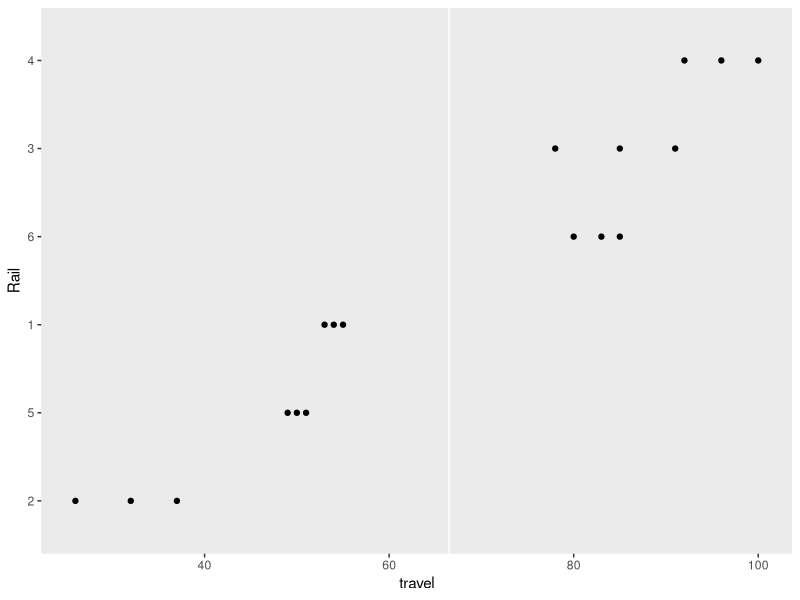
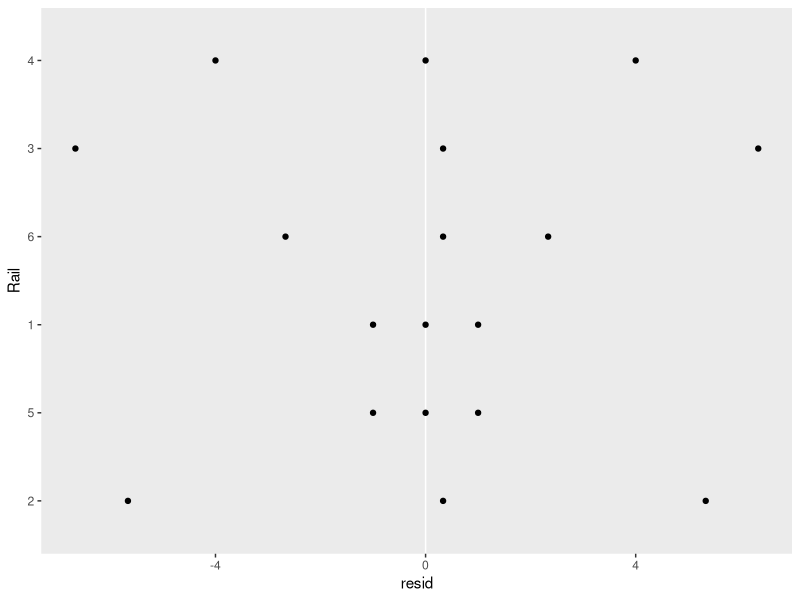
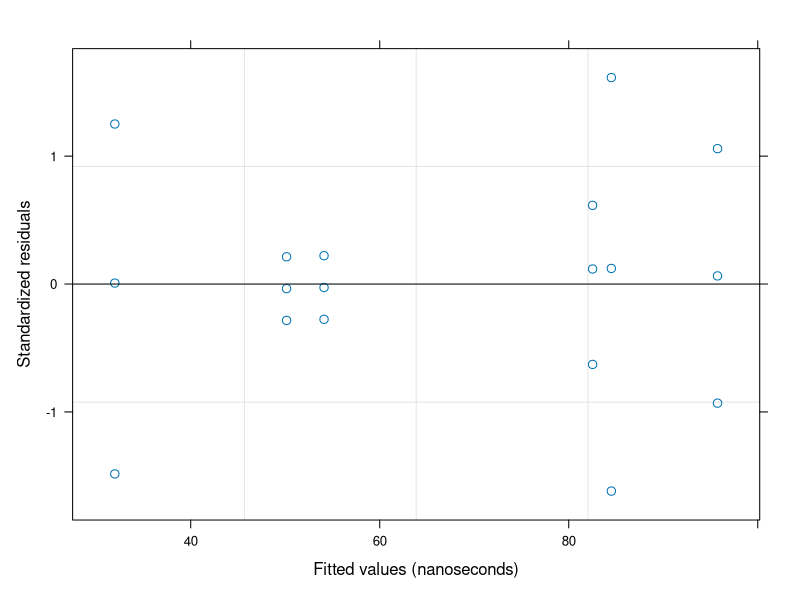
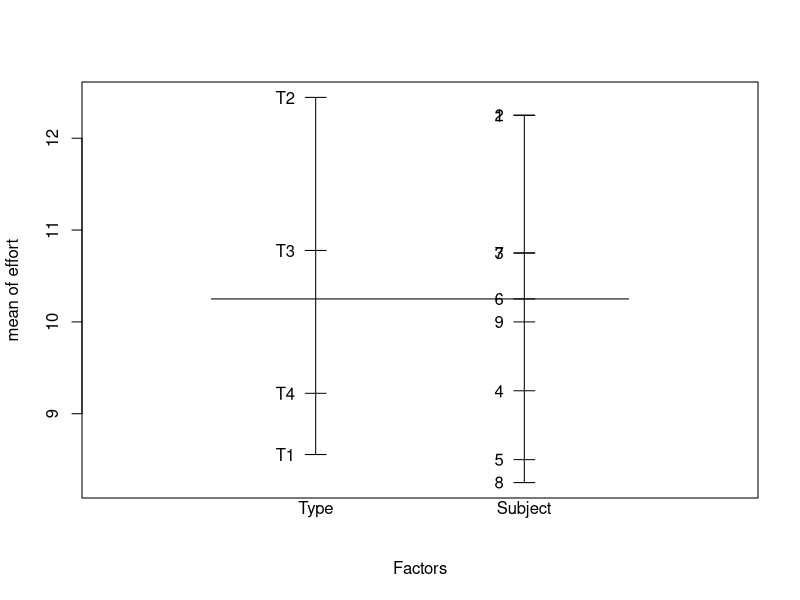
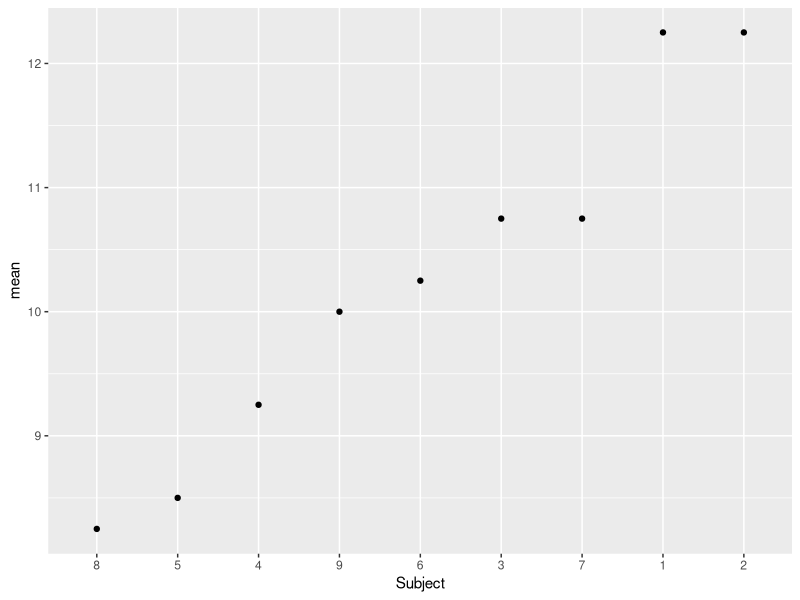
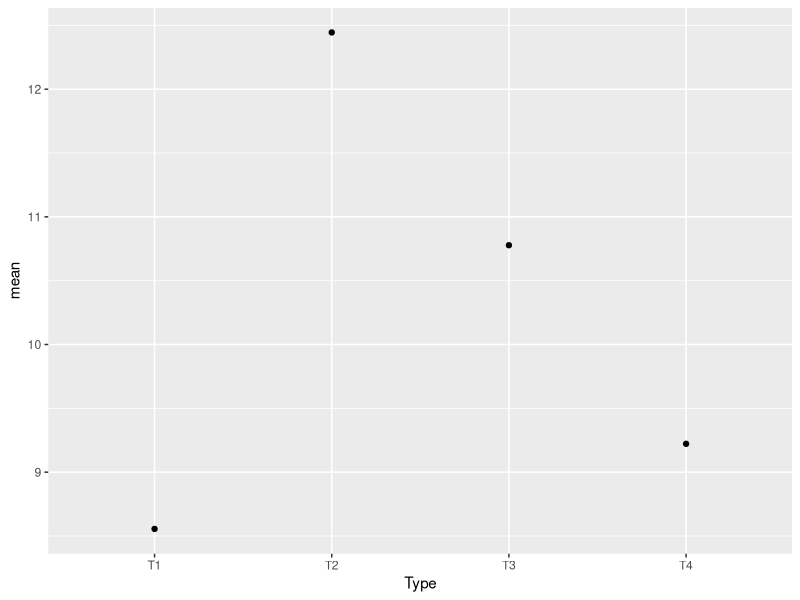
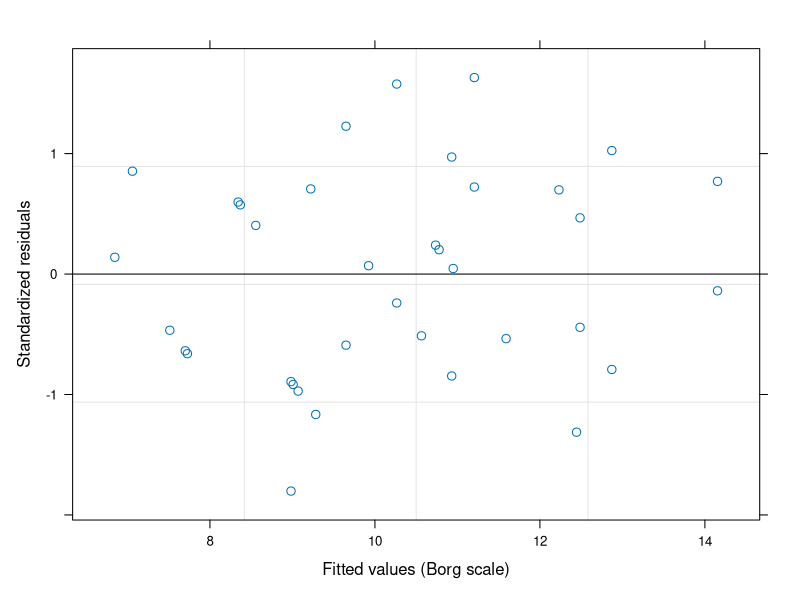
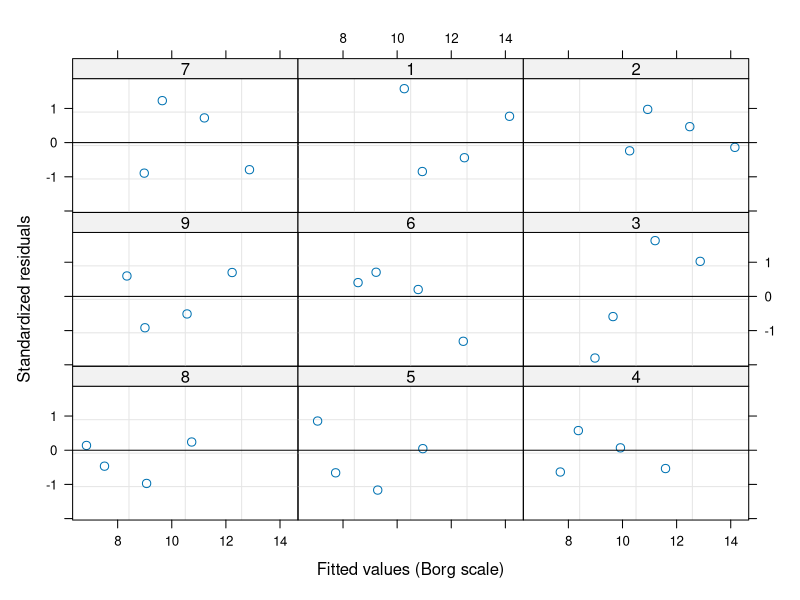

Generate these figures, in order, with R:
## ---- chunk 1
options(paged.print = FALSE)
## ---- chunk 2
library(tidyverse)
library(nlme)
## ---- chunk 3
Rail
## ---- chunk 4
fm1Rail.lm <- lm(travel ~ 1, data = Rail)
summary(fm1Rail.lm)
## ---- chunk 5
coef(fm1Rail.lm)
## ---- chunk 6
Rail %>%
  ggplot(aes(travel, Rail)) +
  geom_point() +
  geom_vline(xintercept = coef(fm1Rail.lm), color = "white") +
  theme(panel.grid = element_blank())
## ---- chunk 7
fm2Rail.lm <- lm(travel ~ Rail - 1, data = Rail)
summary(fm2Rail.lm)
## ---- chunk 8
Rail %>%
  bind_cols(resid = resid(fm2Rail.lm)) %>%
  ggplot(aes(resid, Rail)) +
  geom_vline(xintercept = 0, color = "white") +
  geom_point() +
  theme(panel.grid = element_blank())
## ---- chunk 9
fm1Rail.lme <- lme(travel ~ 1, data = Rail, random = ~ 1 | Rail)
summary(fm1Rail.lme)
## ---- chunk 10
fm1Rail.lmeML <- lme(travel ~ 1, data = Rail, random = ~ 1 | Rail, method = "ML")
summary(fm1Rail.lmeML)
## ---- chunk 11
plot(fm1Rail.lme)
## ---- chunk 12
fm1Rail.lme$sigma
fm1Rail.lmeML$sigma
## ---- chunk 13
intervals(fm1Rail.lme)
## ---- chunk 14
anova(fm1Rail.lme)
## ---- chunk 15
AIC(fm1Rail.lm, fm2Rail.lm, fm1Rail.lme, fm1Rail.lmeML)
## ---- chunk 16
ergoStool
## ---- chunk 17
plot.design(ergoStool)
## ---- chunk 18
ergoStool %>%
  group_by(Subject) %>%
  summarize(mean = mean(effort)) %>%
  arrange(desc(mean)) %>%
  ggplot(aes(Subject, mean)) +
  geom_point()
## ---- chunk 19
ergoStool %>%
  group_by(Type) %>%
  summarize(mean = mean(effort)) %>%
  arrange(desc(mean)) %>%
  ggplot(aes(Type, mean)) +
  geom_point()
## ---- chunk 20
contrasts(ergoStool$Type)
## ---- chunk 21
fm2Stool <- lme(effort ~ Type, data = ergoStool, random = ~ 1 | Subject)
summary(fm2Stool)
## ---- chunk 22
anova(fm2Stool)
## ---- chunk 23
fm3Stool <- lme(effort ~ Type - 1, data = ergoStool, random = ~ 1 | Subject)
summary(fm3Stool)
## ---- chunk 24
anova(fm3Stool)
## ---- chunk 25
plot(fm2Stool)
## ---- chunk 26
intervals(fm2Stool)
## ---- chunk 27
plot(fm2Stool, form = resid(., type = "p") ~ fitted(.) | Subject, abline = 0)
## ---- chunk 28
head(Machines)
## ---- chunk 29
with(Machines, interaction.plot(Machine, Worker, score, las = 1))
## ---- chunk 30
Machines %>%
  group_by(Worker, Machine) %>%
  summarize(mean = mean(score), .groups = "drop") %>%
  ggplot(aes(Machine, mean, group = Worker)) +
  geom_line(aes(color = Worker)) +
  geom_point()
## ---- chunk 31
fm1Machine <- lme(
  score ~ Machine,
  data = Machines, random = ~ 1 | Worker
)
(fm1Machine)
## ---- chunk 32
fixef(fm1Machine)
## ---- chunk 33
52.3555
52.3555 + 7.966667
52.3555 + 13.9166
## ---- chunk 34

59.65 - 3.9833
59.65 - 3.3111
59.65
## ---- chunk 35
fm2Machine <- lme(
  score ~ Machine,
  data = Machines,
  random = ~ 1 | Worker / Machine
)
fm2Machine
## ---- chunk 36
anova(fm1Machine, fm2Machine)
## ---- chunk 37
AIC(fm1Machine, fm2Machine)
## ---- chunk 38
cbind(Machines, f1 = fitted(fm1Machine), f2 = fitted(fm2Machine)) %>%
  ggplot(aes(Machine)) +
  geom_line(aes(y = f1, group = Worker, color = "red", alpha = 1 / 2)) +
  geom_line(aes(y = f2, group = Worker, color = "blue", alpha = 1 / 2)) +
  geom_point(aes(y = f1), color = "red", alpha = 1 / 2) +
  geom_point(aes(y = f2), color = "blue", alpha = 1 / 2) +
  geom_point(aes(y = score), alpha = 1 / 2) +
  facet_wrap(~Worker)
## ---- chunk 39
MachinesUnbal <- Machines[-c(2, 3, 6, 8, 9, 12, 19, 20, 27, 33), ]
table(MachinesUnbal$Machine, MachinesUnbal$Worker)
## ---- chunk 40
fm1MachinesU <- lme(
  score ~ Machine,
  data = MachinesUnbal,
  random = ~ 1 | Worker / Machine
)
fm1MachinesU
## ---- chunk 41
intervals(fm1MachinesU)
## ---- chunk 42
fm4Stool <- lme(effort ~ Type, ergoStool, ~ 1 | Subject / Type)
intervals(fm4Stool)
## ---- chunk 43
fm2Stool$sigma^2
## ---- chunk 44
(fm4Stool$sigma)^2 + 0.9995316^2
## ---- chunk 45
fm3Machine <- lme(
  score ~ Machine,
  data = Machines, random = ~ Machine - 1 | Worker
)
summary(fm3Machine)
## ---- chunk 46
anova(fm1Machine, fm2Machine, fm3Machine)
## ---- chunk 47
head(Orthodont)
## ---- chunk 48
OrthoFem <- Orthodont[Orthodont$Sex == "Female", ]
OrthoFem
## ---- chunk 49
fm1OrthF.lis <- lmList(distance ~ age, data = OrthoFem)
coef(fm1OrthF.lis)
## ---- chunk 50
plot(intervals(fm1OrthF.lis))
## ---- chunk 51
fm2OrthF.lis <- lmList(distance ~ I(age - 11), data = OrthoFem)
plot(intervals(fm2OrthF.lis))
## ---- chunk 52
fm1OrthF <- lme(
  distance ~ age,
  data = OrthoFem, random = ~ 1 | Subject
)
summary(fm1OrthF)
fm1OrthF$sigma
## ---- chunk 53
fm1OrthFM <- update(fm1OrthF, method = "ML")
summary(fm1OrthFM)
fm1OrthFM$sigma
## ---- chunk 54
fm2OrthF <- lme(
  distance ~ age,
  data = OrthoFem, random = ~ age | Subject
)
summary(fm2OrthF)
fm2OrthF$sigma
## ---- chunk 55
anova(fm1OrthF, fm2OrthF)
## ---- chunk 56
random.effects(fm1OrthF)
## ---- chunk 57
coef(fm1OrthF)
## ---- chunk 58
plot(compareFits(coef(fm1OrthF), coef(fm1OrthFM)))
## ---- chunk 59
plot(compareFits(coef(fm2OrthF), coef(fm1OrthF)))
## ---- chunk 60
plot(augPred(fm1OrthF), aspect = "xy", grid = T)
## ---- chunk 61
plot(augPred(fm2OrthF), aspect = "xy", grid = T)
## ---- chunk 62
head(Pixel)
## ---- chunk 63
str(Pixel)
## ---- chunk 64
Pixel %>%
  ggplot(aes(day, pixel)) +
  geom_line(aes(group = Side, linetype = Side)) +
  geom_point() +
  facet_wrap(~Dog, nrow = 2) +
  theme(panel.grid = element_blank())
## ---- chunk 65
fm1Pixel <- lme(pixel ~ day + I(day^2),
  data = Pixel,
  random = list(Dog = ~day, Side = ~1)
)
summary(fm1Pixel)
## ---- chunk 66
intervals(fm1Pixel)
## ---- chunk 67
plot(augPred(fm1Pixel))
## ---- chunk 68
VarCorr(fm1Pixel)
## ---- chunk 69
fm2Pixel <- update(fm1Pixel, random = ~ day | Dog)
anova(fm1Pixel, fm2Pixel)
## ---- chunk 70
fm3Pixel <- update(fm1Pixel, random = ~ 1 | Dog / Side)
anova(fm1Pixel, fm2Pixel, fm3Pixel)
## ---- chunk 71
fm4Pixel <- update(fm1Pixel, pixel ~ day + day^2 + Side)
summary(fm4Pixel)
## ---- chunk 72
anova(fm1Pixel, fm2Pixel, fm3Pixel, fm4Pixel)
## ---- chunk 73
fm1Oats <- lme(yield ~ ordered(nitro) * Variety,
  data = Oats,
  random = ~ 1 | Block / Variety
)
summary(fm1Oats)
## ---- chunk 74
anova(fm1Oats)
## ---- chunk 75
fm2Oats <- lme(yield ~ ordered(nitro) + Variety, data = Oats, random = ~ 1 | Block / Variety)
anova(fm2Oats)
summary(fm2Oats)
## ---- chunk 76
fm3Oats <- update(fm1Oats, yield ~ ordered(nitro))
summary(fm3Oats)
## ---- chunk 77
fm4Oats <- lme(yield ~ nitro, data = Oats, random = ~ 1 | Block / Variety)
summary(fm4Oats)
## ---- chunk 78
anova(fm1Oats, fm2Oats, fm3Oats, fm4Oats)
## ---- chunk 79
VarCorr(fm4Oats)
## ---- chunk 80
intervals(fm4Oats)
## ---- chunk 81
plot(augPred(fm4Oats), aspect = 2.5, layout = c(6, 3), between = list(x = c(0, 0, 0.5)))
